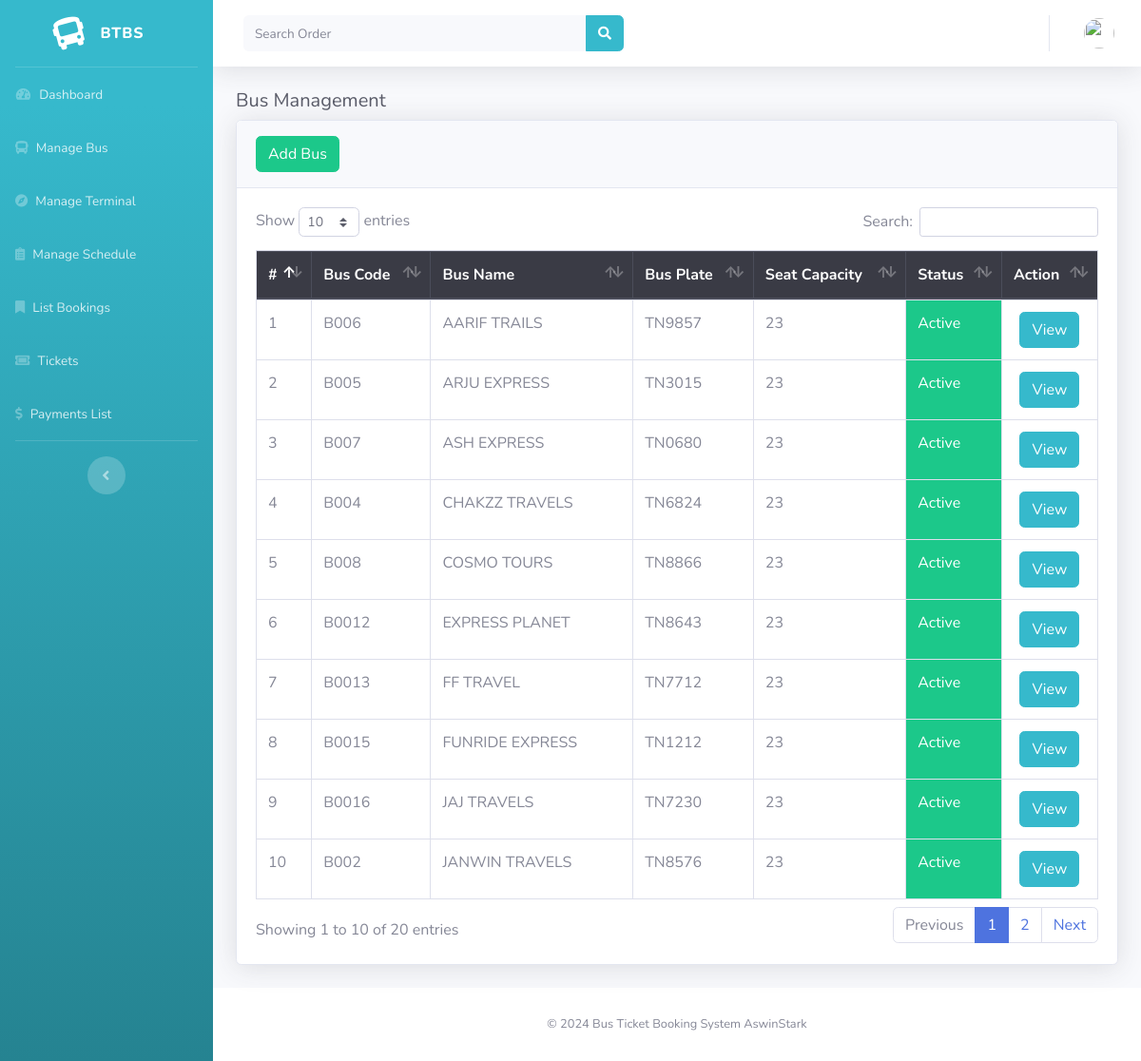
/index.php/backend/bus, run on the app's committed database.
### tables this page shows
CREATE TABLE `tbl_bus` (
  `kd_bus` varchar(50) NOT NULL,
  `nama_bus` varchar(50) DEFAULT NULL,
  `plat_bus` varchar(50) DEFAULT NULL,
  `kapasitas_bus` int(13) DEFAULT NULL,
  `status_bus` int(1) DEFAULT NULL,
  `desc_bus` varchar(50) DEFAULT NULL
);

### application/controllers/backend/Bus.php (called while the page is built, shortened)
<?php
class Bus extends CI_Controller {
	function __construct(){
		$this->load->model('getkod_model');
	}
	public function index(){
	$data['title'] = "Bus Management";
	$data['bus'] = $this->db->query("SELECT * FROM tbl_bus ORDER BY nama_bus asc")->result_array();
	$this->load->view('backend/bus', $data);
	}
}

### index.php (called while the page is built, shortened)
<?php
require_once BASEPATH.'core/CodeIgniter.php';

### application/views/backend/bus.php (the view, shortened to what this page needs)
<!DOCTYPE html>
<html lang="en">
  <head>
  </head>
  <body id="page-top">
    <div class="container-fluid">
      <h1 class="h5 text-gray-800">Bus Management</h1>
      <div class="card shadow mb-4">
        <div class="card-header py-3">
          <button type="button" class="btn btn-success pull-right" data-toggle="modal" data-target="#ModalTujuan">
          Add Bus
          </button>
        </div>
        <div class="card-body">
          <div class="table-responsive">
            <table class="table table-bordered table-hover" id="dataTable" width="100%" cellspacing="0">
            <thead class="thead-dark">
                <tr>
                  <th>#</th>
                  <th>Bus Code</th>
                  <th>Bus Name</th>
                  <th>Bus Plate</th>
                  <th>Seat Capacity</th>
                  <th>Status</th>
                  <th>Action</th>
                </tr>
              </thead>
              <tbody>
                <?php $i = 1 ; foreach ($bus as $row ) { ?>
                <tr>
                  <td><?= $i++; ?></td>
                  <td><?= strtoupper($row['kd_bus']); ?></td>
                  <td><?= strtoupper($row['nama_bus']); ?></td>
                  <td><?= strtoupper($row['plat_bus']); ?></td>
                  <td><?= $row['kapasitas_bus'] ?></td>
                  <?php if ($row['status_bus'] == '1') { ?>
                    <td class="btn-success"> Active</td>
                    <?php } else { ?>
                    <td class="btn-danger">InActive</td>
                  <?php } ?>
                  <td align="center"><a href="<?= base_url('backend/bus/viewbus/'.$row['kd_bus'])?>" class="btn btn btn-info">View</a></a>
                </td>
              </tr>
              <?php } ?>
            </tbody>
          </table>
        </div>
      </div>
    </div>
  </div>
</div>
</body>
</html>

### data on the page
tbl_bus: kd_bus "B006", nama_bus "AARIF TRAILS", plat_bus "TN9857", kapasitas_bus "23", status_bus "Active"
tbl_bus: kd_bus "B005", nama_bus "ARJU EXPRESS", plat_bus "TN3015", kapasitas_bus "23", status_bus "Active"
tbl_bus: kd_bus "B007", nama_bus "ASH EXPRESS", plat_bus "TN0680", kapasitas_bus "23", status_bus "Active"
tbl_bus: kd_bus "B004", nama_bus "CHAKZZ TRAVELS", plat_bus "TN6824", kapasitas_bus "23", status_bus "Active"
tbl_bus: kd_bus "B008", nama_bus "COSMO TOURS", plat_bus "TN8866", kapasitas_bus "23", status_bus "Active"
tbl_bus: kd_bus "B0012", nama_bus "EXPRESS PLANET", plat_bus "TN8643", kapasitas_bus "23", status_bus "Active"
tbl_bus: kd_bus "B0013", nama_bus "FF TRAVEL", plat_bus "TN7712", kapasitas_bus "23", status_bus "Active"
tbl_bus: kd_bus "B0015", nama_bus "FUNRIDE EXPRESS", plat_bus "TN1212", kapasitas_bus "23", status_bus "Active"
tbl_bus: kd_bus "B0016", nama_bus "JAJ TRAVELS", plat_bus "TN7230", kapasitas_bus "23", status_bus "Active"
tbl_bus: kd_bus "B002", nama_bus "JANWIN TRAVELS", plat_bus "TN8576", kapasitas_bus "23", status_bus "Active"
